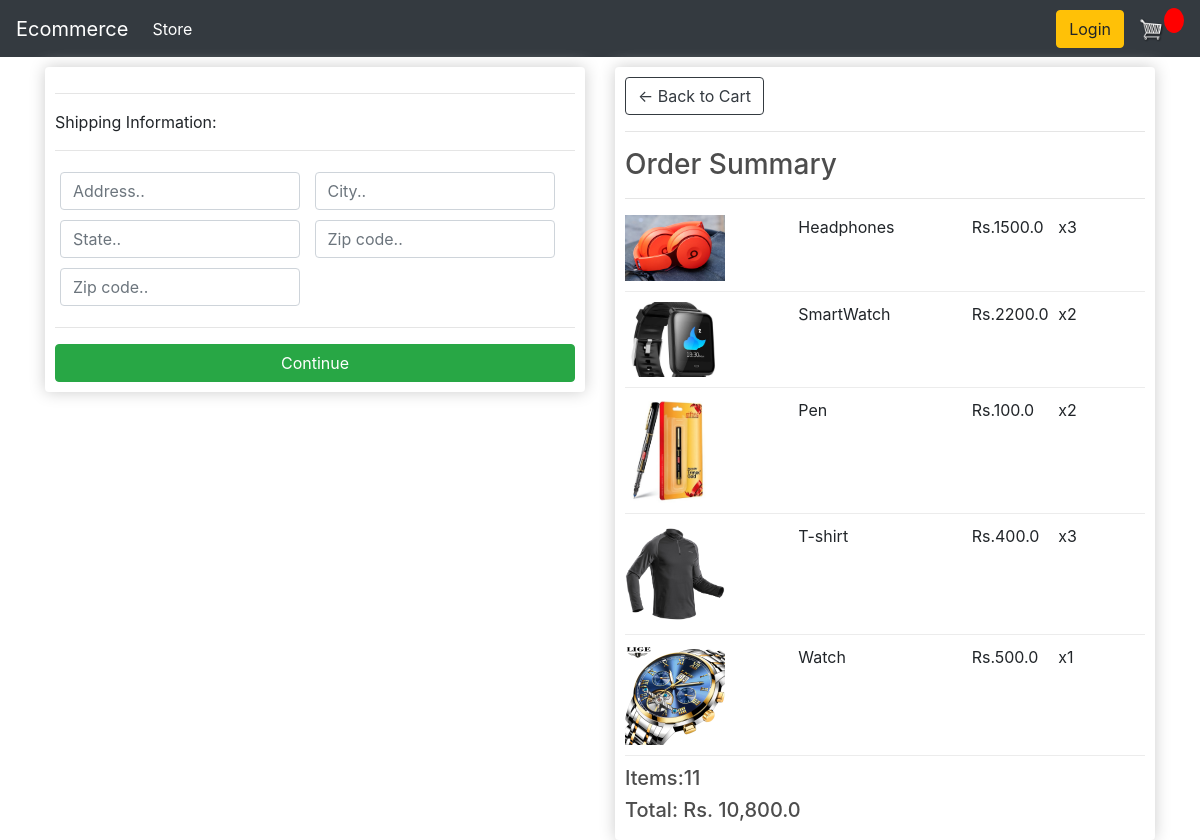
Before: /checkout/ (signed in) with the older database file.
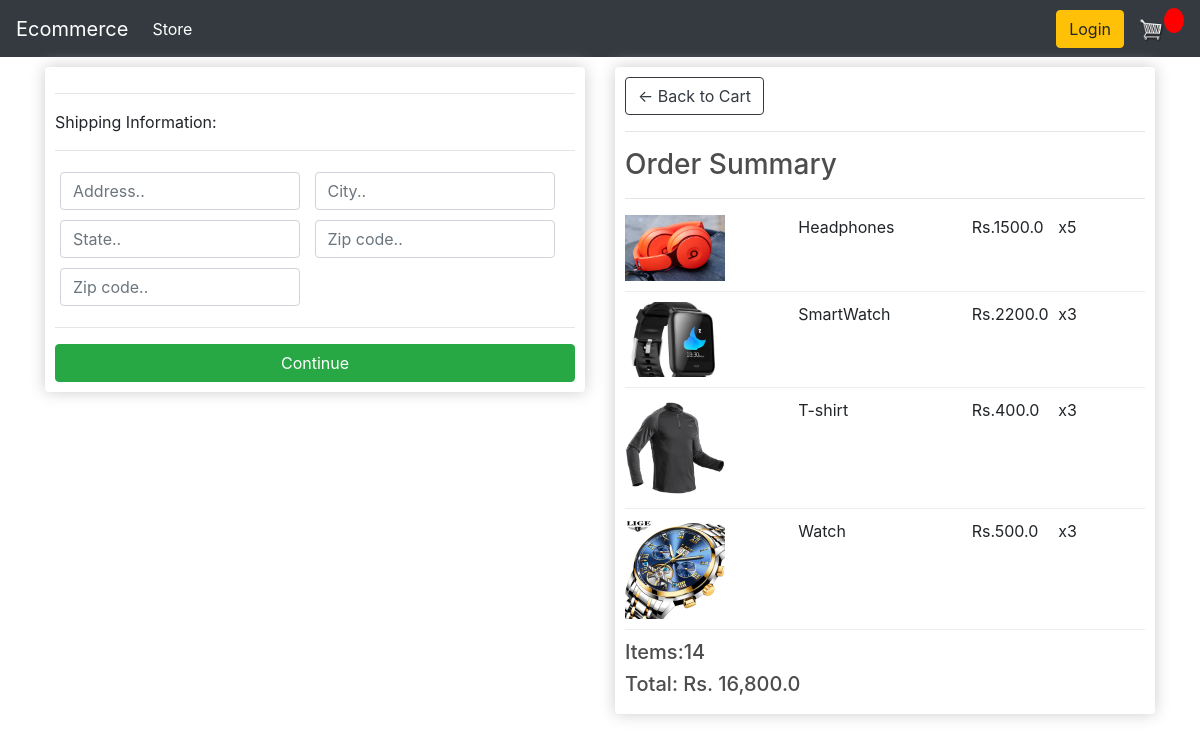
After: the same page with the newer database file.
### store/models.py (models this page shows, shortened)
class OrderItem(models.Model):
    product = models.ForeignKey(Product, on_delete=models.SET_NULL, null=True)
    order = models.ForeignKey(Order, on_delete=models.SET_NULL, null=True)
    quantity = models.IntegerField(default=0, null=True, blank=True)
    date_added = models.DateTimeField(auto_now_add=True)
    @property
    def get_total(self):
        return self.product.price * self.quantity

class Product(models.Model):
    name = models.CharField(max_length=200, null=True)
    price = models.FloatField()
    digital = models.BooleanField(default=False, null=True, blank=False)
    image = models.ImageField(null=True, blank=True)

class Order(models.Model):
    customer = models.ForeignKey(
        Customer, on_delete=models.SET_NULL, blank=True, null=True)
    data_ordered = models.DateField(auto_now_add=True)
    complete = models.BooleanField(default=False, null=True, blank=False)
    transaction_id = models.CharField(max_length=200, null=True)
    @property
    def shipping(self):
        shipping = False
        orderitems = self.orderitem_set.all()
        for i in orderitems:
            if i.product.digital == False:
                shipping = True
        return shipping
    @property
    def get_cart_total(self):
        orderitems = self.orderitem_set.all()
        total = sum([item.quantity for item in orderitems])
        return "{:,}".format(total)
    @property
    def get_cart_items(self):
        orderitems = self.orderitem_set.all()
        total = sum([item.get_total for item in orderitems])
        return "{:,}".format(total)

### store/views.py (the view)
# urls.py: path('checkout/', views.checkout, name='checkout'),
def checkout(request):
    if request.user.is_authenticated:
        customer = request.user.customer
        order, created = Order.objects.get_or_create(
            customer=customer, complete=False)
        items = order.orderitem_set.all()
    else:
        items: []
        order = {'get_cart_total': 0, 'get_cart_items': 0}
    context = {'items': items, 'order': order, 'shipping': False}
    return render(request, 'store/checkout.html', context)

### store/templates/store/checkout.html (shortened to what this page needs)
{% extends 'store/main.html' %} {% load static %} {% block content %}
<div class="row">
  <div class="col-lg-6">
    <div class="box-element" id="form-wrapper">
      <form id="form">
        <div id="shipping-info">
          <hr />
          <p>Shipping Information:</p>
          <hr />
          <div class="form-field">
            <input
              class="form-control"
              type="text"
              name="address"
              placeholder="Address.."
            />
          </div>
          <div class="form-field">
            <input
              class="form-control"
              type="text"
              name="city"
              placeholder="City.."
            />
          </div>
          <div class="form-field">
            <input
              class="form-control"
              type="text"
              name="state"
              placeholder="State.."
            />
          </div>
          <div class="form-field">
            <input
              class="form-control"
              type="text"
              name="zipcode"
              placeholder="Zip code.."
            />
          </div>
          <div class="form-field">
            <input
              class="form-control"
              type="text"
              name="country"
              placeholder="Zip code.."
            />
          </div>
        </div>
        <hr />
        <input
          id="form-button"
          class="btn btn-success btn-block"
          type="submit"
          value="Continue"
        />
      </form>
    </div>
    <br />
  </div>
  <div class="col-lg-6">
    <div class="box-element">
      <a class="btn btn-outline-dark" href="{% url 'cart' %}"
        >&#x2190; Back to Cart</a
      >
      <hr />
      <h3>Order Summary</h3>
      <hr />
      {% for item in items %}
      <div class="cart-row">
        <div style="flex: 2;">
          <img class="row-image" src="{{item.product.image.url}}" />
        </div>
        <div style="flex: 2;"><p>{{item.product.name}}</p></div>
        <div style="flex: 1;">
          <p>Rs.{{item.product.price}}</p>
        </div>
        <div style="flex: 1;"><p>x{{item.quantity}}</p></div>
      </div>
      {% endfor %}
      <h5>Items:{{order.get_cart_total}}</h5>
      <h5>Total: Rs. {{ order.get_cart_items}}</h5>
    </div>
  </div>
</div>
{% endblock content %}

Changed rows visible on the page:
removed OrderItem: product.image (picture), product.name "Pen", product.price "100.0", quantity "2"
changed OrderItem "Headphones": quantity "3" → "5"
changed OrderItem "SmartWatch": quantity "2" → "3"
changed OrderItem "Watch": quantity "1" → "3"
changed through a linked row, Order: get_cart_total "11" → "14"; get_cart_items "10,800.0" → "16,800.0"
